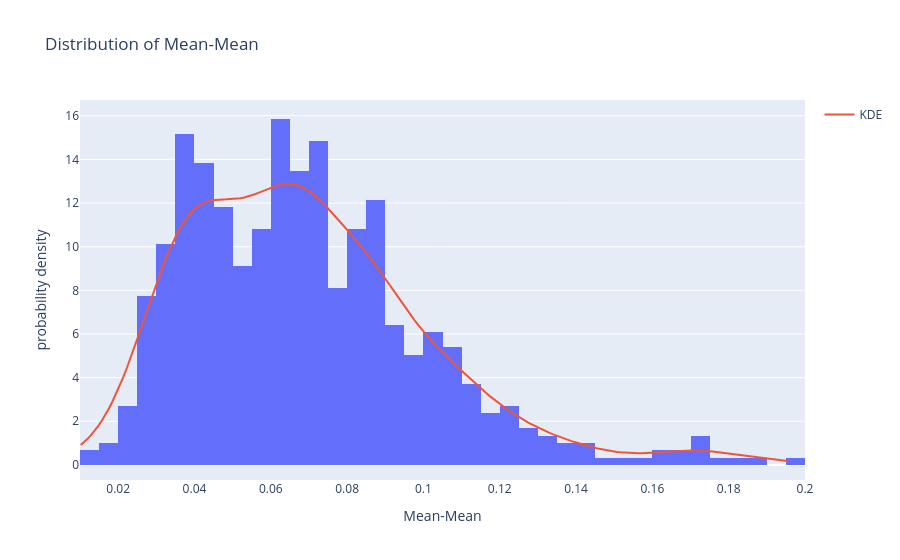
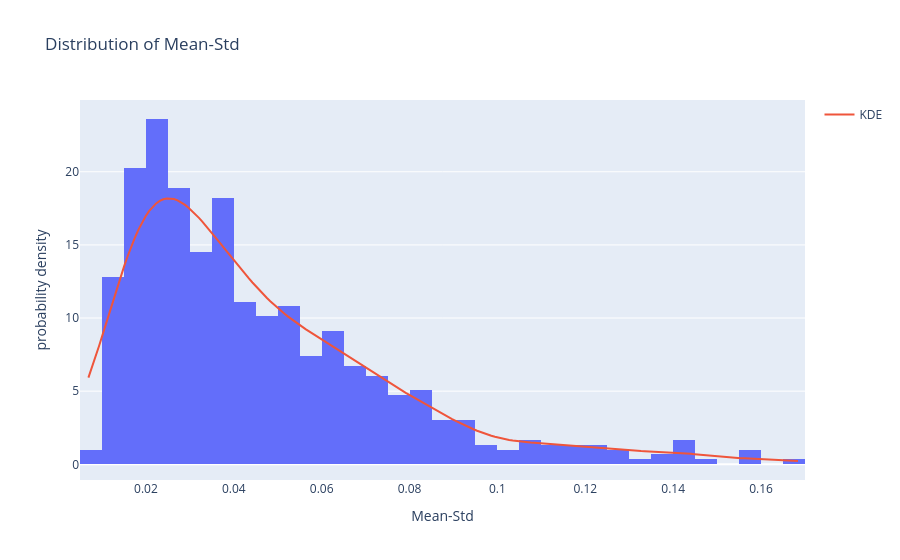
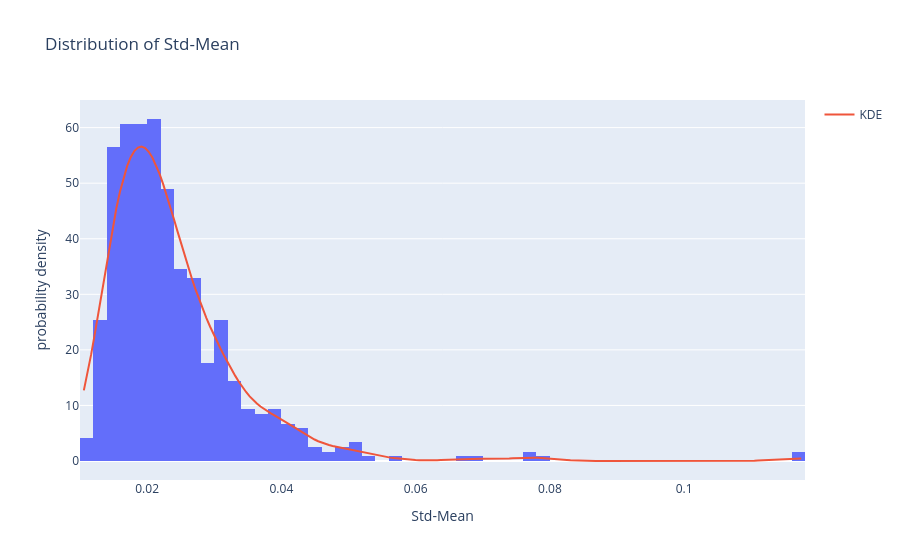
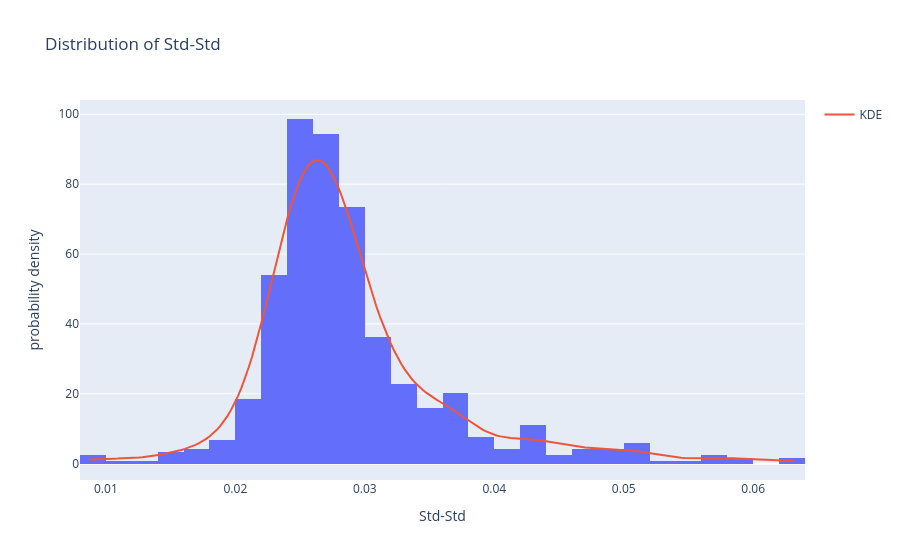

Write notebook code for charts like these, in order.
### Code cell
for col in centroid_plot.columns:
    
    values = centroid_plot[col].dropna()
    
    kde = gaussian_kde(values)
    x = np.linspace(values.min(), values.max(), 200)
    y = kde(x)

    fig = px.histogram(
        centroid_plot,
        x=col,
        title=f'Distribution of {col}',
        histnorm='probability density'
    )

    fig.add_scatter(
        x=x,
        y=y,
        mode='lines',
        name='KDE'
    )

    fig.show()

### Figure 1 — Plotly figure (JSON) as saved in the notebook; plotly's stock layout.template omitted (floating-point values rounded to 4 significant figures; data arrays with more than 128 entries replaced by an {"elided": "..."} marker saying what was removed)
{"data": [{"alignmentgroup": "True", "bingroup": "x", "histnorm": "probability density", "hovertemplate": "Mean-Mean=%{x}<br>probability density=%{y}<extra></extra>", "legendgroup": "", "marker": {"color": "#636efa", "pattern": {"shape": ""}}, "name": "", "offsetgroup": "", "orientation": "v", "showlegend": false, "type": "histogram", "x": {"elided": "593 float values"}, "xaxis": "x", "yaxis": "y"}, {"mode": "lines", "name": "KDE", "type": "scatter", "x": {"elided": "200 float values"}, "y": {"elided": "200 float values"}}], "layout": {"autosize": true, "barmode": "relative", "legend": {"tracegroupgap": 0}, "title": {"text": "Distribution of Mean-Mean"}, "xaxis": {"anchor": "y", "autorange": true, "domain": [0, 1], "range": [0.01, 0.2], "title": {"text": "Mean-Mean"}, "type": "linear"}, "yaxis": {"anchor": "x", "autorange": true, "domain": [0, 1], "range": [-0.6902, 16.72], "title": {"text": "probability density"}, "type": "linear"}}}

### Figure 2 — Plotly figure (JSON) as saved in the notebook; plotly's stock layout.template omitted (floating-point values rounded to 4 significant figures; data arrays with more than 128 entries replaced by an {"elided": "..."} marker saying what was removed)
{"data": [{"alignmentgroup": "True", "bingroup": "x", "histnorm": "probability density", "hovertemplate": "Mean-Std=%{x}<br>probability density=%{y}<extra></extra>", "legendgroup": "", "marker": {"color": "#636efa", "pattern": {"shape": ""}}, "name": "", "offsetgroup": "", "orientation": "v", "showlegend": false, "type": "histogram", "x": {"elided": "593 float values"}, "xaxis": "x", "yaxis": "y"}, {"mode": "lines", "name": "KDE", "type": "scatter", "x": {"elided": "200 float values"}, "y": {"elided": "200 float values"}}], "layout": {"autosize": true, "barmode": "relative", "legend": {"tracegroupgap": 0}, "title": {"text": "Distribution of Mean-Std"}, "xaxis": {"anchor": "y", "autorange": true, "domain": [0, 1], "range": [0.005, 0.17], "title": {"text": "Mean-Std"}, "type": "linear"}, "yaxis": {"anchor": "x", "autorange": true, "domain": [0, 1], "range": [-1.073, 24.91], "title": {"text": "probability density"}, "type": "linear"}}}

### Figure 3 — Plotly figure (JSON) as saved in the notebook; plotly's stock layout.template omitted (floating-point values rounded to 4 significant figures; data arrays with more than 128 entries replaced by an {"elided": "..."} marker saying what was removed)
{"data": [{"alignmentgroup": "True", "bingroup": "x", "histnorm": "probability density", "hovertemplate": "Std-Mean=%{x}<br>probability density=%{y}<extra></extra>", "legendgroup": "", "marker": {"color": "#636efa", "pattern": {"shape": ""}}, "name": "", "offsetgroup": "", "orientation": "v", "showlegend": false, "type": "histogram", "x": {"elided": "593 float values"}, "xaxis": "x", "yaxis": "y"}, {"mode": "lines", "name": "KDE", "type": "scatter", "x": {"elided": "200 float values"}, "y": {"elided": "200 float values"}}], "layout": {"autosize": true, "barmode": "relative", "legend": {"tracegroupgap": 0}, "title": {"text": "Distribution of Std-Mean"}, "xaxis": {"anchor": "y", "autorange": true, "domain": [0, 1], "range": [0.01, 0.118], "title": {"text": "Std-Mean"}, "type": "linear"}, "yaxis": {"anchor": "x", "autorange": true, "domain": [0, 1], "range": [-3.42, 64.97], "title": {"text": "probability density"}, "type": "linear"}}}

### Figure 4 — Plotly figure (JSON) as saved in the notebook; plotly's stock layout.template omitted (floating-point values rounded to 4 significant figures; data arrays with more than 128 entries replaced by an {"elided": "..."} marker saying what was removed)
{"data": [{"alignmentgroup": "True", "bingroup": "x", "histnorm": "probability density", "hovertemplate": "Std-Std=%{x}<br>probability density=%{y}<extra></extra>", "legendgroup": "", "marker": {"color": "#636efa", "pattern": {"shape": ""}}, "name": "", "offsetgroup": "", "orientation": "v", "showlegend": false, "type": "histogram", "x": {"elided": "593 float values"}, "xaxis": "x", "yaxis": "y"}, {"mode": "lines", "name": "KDE", "type": "scatter", "x": {"elided": "200 float values"}, "y": {"elided": "200 float values"}}], "layout": {"autosize": true, "barmode": "relative", "legend": {"tracegroupgap": 0}, "title": {"text": "Distribution of Std-Std"}, "xaxis": {"anchor": "y", "autorange": true, "domain": [0, 1], "range": [0.008, 0.064], "title": {"text": "Std-Std"}, "type": "linear"}, "yaxis": {"anchor": "x", "autorange": true, "domain": [0, 1], "range": [-4.679, 104.1], "title": {"text": "probability density"}, "type": "linear"}}}
